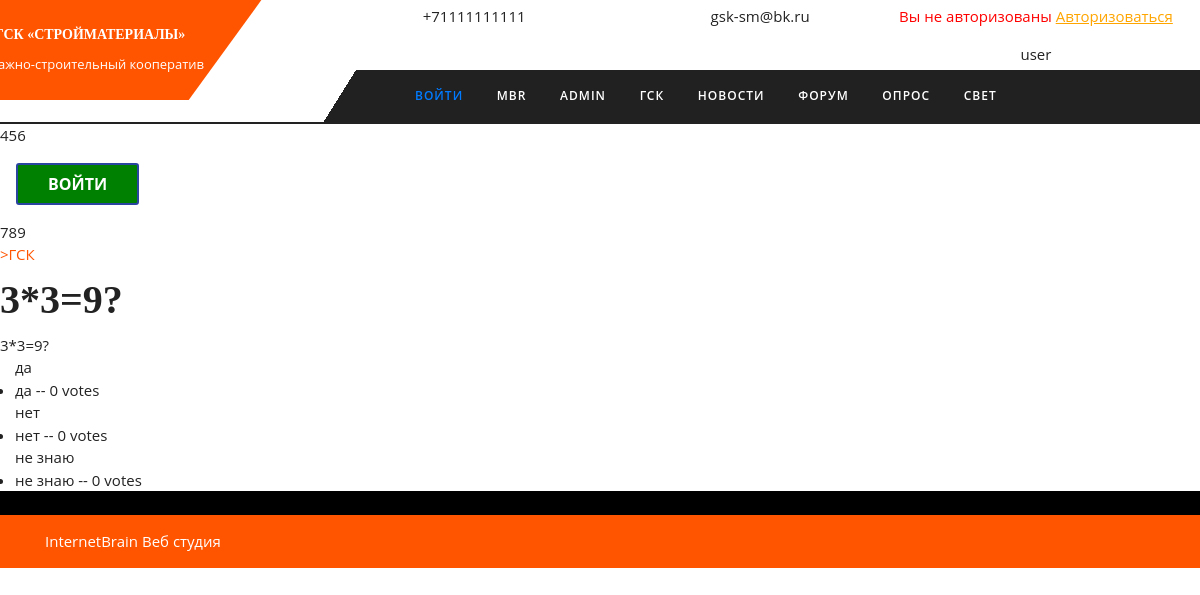
The page /vote/5/results/ on the database as committed earlier.
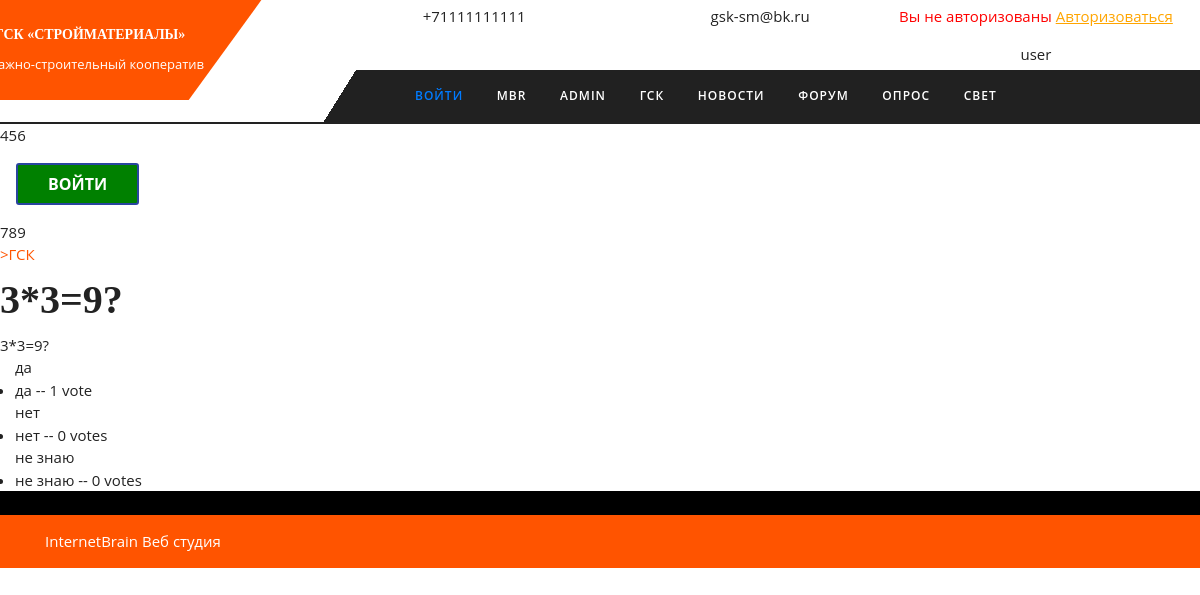
The same page on the database as committed later.
### vote/models.py (models this page shows)
class Question(models.Model):
    question_text = models.CharField(max_length=200)
    pub_date = models.DateTimeField('date published',auto_now=True)
    def __str__(self):
        return self.question_text
    def was_published_recently(self):
        now = timezone.now()
        return now - datetime.timedelta(days=1) <= self.pub_date <= now
    was_published_recently.admin_order_field = 'pub_date'
    was_published_recently.boolean = True
    was_published_recently.short_description = 'Published recently?'
    class Meta:
        verbose_name = 'Вопрос'
        verbose_name_plural = 'Вопросы'

class Choice(models.Model):
    question = models.ForeignKey(Question, on_delete=models.CASCADE)
    choice_text = models.CharField(max_length=200)
    votes = models.IntegerField(default=0)
    date_vote = models.DateTimeField(auto_now=True)
    author = models.ForeignKey(User, on_delete=models.CASCADE,blank=True,null=True)
    def __str__(self):
        return self.choice_text
    class Meta:
        verbose_name = 'Выбор'
        verbose_name_plural = 'Выборы'

### vote/views.py (the view)
# urls.py: path('<int:pk>/results/', views.ResultsView.as_view(), name='results'),
class ResultsView(generic.DetailView):
    model = Question
    template_name = 'vote/results.html'

### templates/vote/results.html (shortened to what this page needs)
{% extends "base.html" %}
{% load cms_tags %}
{% block content %}
<h1>{{ question.question_text }}</h1>
{{ question }}
<ul>
{% for choice in question.choice_set.all %}
    {{ choice }}
    <li>{{ choice.choice_text }} -- {{ choice.votes }} vote{{ choice.votes|pluralize }}</li>
{% endfor %}
</ul>
{% endblock content %}

### templates/base.html (shortened to what this page needs)
{% load static %}
<!DOCTYPE html>
<html lang="ru-RU">
<head>
    <link rel="stylesheet" id="wp-block-library-css" href="{% static 'style.min.css' %}" type="text/css" media="all">
    <link rel="stylesheet" id="wp-block-library-theme-css" href="{% static 'theme.min.css' %}" type="text/css"
          media="all">
    <link rel="stylesheet" id="contact-form-7-css" href="{% static 'styles.css' %}" type="text/css" media="all">
    <link rel="stylesheet" id="vw-automobile-lite-font-css" href="{% static 'css' %}" type="text/css" media="all">
    <link rel="stylesheet" id="vw-automobile-lite-block-style-css" href="{% static 'blocks.css' %}" type="text/css"
          media="all">
    <link rel="stylesheet" id="vw-automobile-lite-block-patterns-style-frontend-css"
          href="{% static 'block-frontend.css' %}" type="text/css" media="all">
    <link rel="stylesheet" id="bootstrap-style-css" href="{% static 'bootstrap.css' %}" type="text/css" media="all">
    <link rel="stylesheet" id="vw-automobile-lite-basic-style-css" href="{% static 'style.css' %}" type="text/css"
          media="all">
    <link rel="stylesheet" id="vw-automobile-lite-effect-css" href="{% static 'effect.css' %}" type="text/css"
          media="all">
    <link rel="stylesheet" id="font-awesome-css" href="{% static 'fontawesome-all.css' %}" type="text/css" media="all">
</head>
{% include 'header.html' %}
{% block breadcrumbs %}
<a href="/">>ГСК</a>
{% endblock %}
{% block content %}{% endblock %}
{% include 'footer.html' %}
</body>
</html>

### templates/header.html (shortened to what this page needs)
{% load static %}
<header role="banner">
    <div id="header">
        <div class="row m-0">
            <div class="col-lg-3 col-md-3">
                <div class="logowrapper">
                    <div class="logo">
                        <h1 class="site-title"><a href="https://gsk-sm.ru/" rel="home">ГСК «Стройматериалы»</a></h1>
                        <p class="site-description">
                            Гаражно-строительный кооператив </p>
                    </div>
                </div>
            </div>
            <div class="col-lg-9 col-md-9 padremove">
                <div class="con_details">
                    <div class="row marremove">
                        <div class="top-contact col-lg-4 col-md-4">
                            <span class="call"><i class="fa fa-phone"></i>+71111111111</span>
                        </div>
                        <div class="top-contact col-lg-4 col-md-4">
                            <span class="email"><i class="fas fa-envelope"></i>gsk-sm@bk.ru</span>
                        </div>
                        <div class="top-contact col-lg-4 col-md-4">
                            {% if user.is_authenticated %}
                            <p style="color:green;">{{ user.username }} авторизован
                                <a href="{% url 'logout' %}" style="color:orange;text-decoration:underline;">Выйти</a>
                            </p>
                            {% else %}
                            <p style="color:red;">Вы не авторизованы
                                <a href="{% url 'login' %}" style="color:orange;text-decoration:underline;">Авторизоваться</a>
                            </p>
                            {% endif %}
                            user
                        </div>
                    </div>
                </div>
                <div class="menubox">
                    <div class="row m-0">
                        <div class="menu1 col-lg-10 col-md-9 col-8 offset-1">
                            <div id="mySidenav" class="nav sidenav">
                                <nav id="site-navigation" class="main-navigation" role="navigation"
                                     aria-label="Top Menu">
                                    <div class="main-menu clearfix">
                                        <ul id="menu-glavnoe-menyu" class="clearfix mobile_nav sf-js-enabled sf-arrows"
                                            style="touch-action: pan-y;">
                                            <li id="menu-item-28"
                                                class="menu-item menu-item-type-taxonomy menu-item-object-category menu-item-38">
                                                <a class="text-black dropdown-item text-primary display-4"
                                                   href="javascript:OpenModal('modal1')">
                                                    войти
                                                </a></li>
                                            <li id="menu-item-29"
                                                class="menu-item menu-item-type-taxonomy menu-item-object-category menu-item-38">
                                                <a href="/mbr/mbr/" target="blank">mbr</a></li>
                                            <li id="menu-item-30"
                                                class="menu-item menu-item-type-taxonomy menu-item-object-category menu-item-38">
                                                <a href="/admin/" target="blank">Admin</a></li>
                                            <li id="menu-item-31"
                                                class="menu-item menu-item-type-taxonomy menu-item-object-category menu-item-38">
                                                <a href="/">Гск</a></li>
                                            <li id="menu-item-32"
                                                class="menu-item menu-item-type-taxonomy menu-item-object-category menu-item-38">
                                                <a href="/news/">Новости</a></li>
                                            <li id="menu-item-33"
                                                class="menu-item menu-item-type-taxonomy menu-item-object-category menu-item-38">
                                                <a href="/forum/">Форум</a></li>
                                            <li id="menu-item-34"
                                                class="menu-item menu-item-type-taxonomy menu-item-object-category menu-item-38">
                                                <a href="/vote/">Опрос</a></li>
                                            <li id="menu-item-35"
                                                class="menu-item menu-item-type-taxonomy menu-item-object-category menu-item-38">
                                                <a href="/power/">Свет</a></li>
                                        </ul>
                                    </div>
                                </nav>
                            </div>
                        </div>
                    </div>
                </div>
                <div class="clearfix"></div>
            </div>
        </div>
    </div>
    {% include 'modal1.html' %}
</header>

### templates/modal1.html (shortened to what this page needs)
{% load static %}
456
<section class="mbr-section" id="witsec-modal-window-block-1q" data-rv-view="288">
    <div class="modal-body display-7" id="modal1_body">
        <form method="post" action="{% url 'login' %}">
            <input type="submit" value="Войти" style="background:green"/>
        </form>
    </div>
    789
</section>

### templates/footer.html (shortened to what this page needs)
{% load static %}
<footer role="contentinfo">
    <div class="copyright-wrapper footer">
    </div>
    <div class="footer-2">
        <div class="container">
            <p><a href="https://internetbrain.ru/">InternetBrain</a> Веб студия</p>
        </div>
    </div>
</footer>

### static/style.css (style rules this page uses)
span.email i, span.timings i, span.call i { margin-right: 3%; color: #ff5400; }
.con_details { margin-left: 4%; margin-right: 4%; }
.padremove { padding-right: 0; padding-left: 0; }
#header { border-bottom: solid 2px #222; background: #fff; }
.menubox { background:rgba(0, 0, 0, 0) linear-gradient(122deg, transparent 6%, #212121 0%) repeat scroll 0 0; width: 100%; float: left; background-size: 100% 100%; }
#header .logo { padding: 4% 0; text-align: center; transform: skew(36deg); }
.logowrapper { background: #ff5400; transform: skew(-36deg); position: relative; left: -4em; }
#header .logo h1, #header .logo p.site-title { font-weight:700; text-transform:uppercase; padding:0; margin-bottom:8px; font-size:30px; font-weight:bold; margin-top: 0; text-align:center; }
#header .logo a, #header .logo p.site-title a { color:#ffffff; font-weight: bold; text-transform: uppercase; font-family: Montserrat; }
#header .logo p { font-size: 12px; color: #fff; }
#header .top-contact { padding: 5px 0; font-size: 15px; text-align: center; color: #222; }
input[type="submit"] { border:2px solid #29459f; text-align:center; text-transform:uppercase; font-size:16px; padding:7px 30px; background:#4c66ba; font-weight:bold; color:#fff; border-radius:3px; display:table; }
#mySidenav { display: inline; }
.main-navigation ul { margin: 0; padding: 0; font-weight: 400; font-size: 14px; text-transform: uppercase; font-weight: bold; }
.main-navigation li { display: inline-block; position: relative; }
.main-navigation a { display: block; font-size: 12px; font-weight: 600; letter-spacing: 1px; color: #fff; padding: 7px 15px; }
.main-menu { padding: 10px; }
.sidebar .widget_rating_filter ul li,, .sidebar .woocommerce ul.product_list_widget li .sidebar .woocommerce ul.cart_list li, .sidebar .woocommerce ul.product_list_widget li { padding: 0 0 10px 0; }
.footer { color: #fff; background: #000; padding: 1%; }
.footer-2 { background:#ff5400; text-align:center; padding:15px 0; }
.footer-2 p, .footer-2 a { margin: 0; color:#fff; font-size: 15px; }
* { margin:0; padding:0; outline:none; }
html { overflow-x: hidden; }
h1, h2, h3, h4, h5, h6 { font-weight: bold; margin:0; padding:10px 0; font-family: Montserrat; }
p { margin:0 0 15px; padding:0; font-size:15px; line-height: 1.5; color: #6b6b6b; }
a { text-decoration:none; color:#ff5400; }
ul { margin:0 0 0 15px; padding:0; }

### templates/base.html (style rules this page uses)
.footer-2 p { text-align: left; }
.site-title a { font-size:14px !important; }
.site-description { font-size: 13px !important; }

Rows that differ between the two databases and show on the page:
changed Choice "да": votes "0" → "1"
